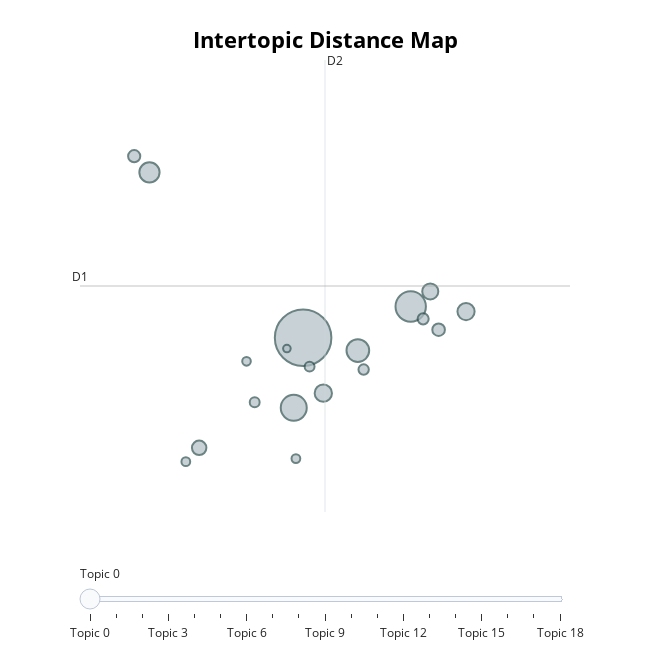

Notebook code for this chart:
### Markdown cell above
### Reducción de tópicos

Mapa con 20 tópicos del contenido de los tweets:

### Code cell
# reduce the number of topics
topic_model.reduce_topics(docs, nr_topics=20)

# visualize topics
topic_model.visualize_topics()

### Figure 1 — Plotly figure (JSON) as saved in the notebook; plotly's stock layout.template omitted (floating-point values rounded to 4 significant figures)
{"data": [{"customdata": [[0, "gordo | vos | sos | vieja | vas", 1164], [1, "votar | dictadura | voto | milei | mierda", 336], [2, "gorila | parásito | gorilas | rata | ratas", 246], [3, "mental | periodista | periodismo | periodistas | ignorante", 187], [4, "jajaja | huevos | huevo | orto | sos", 149], [5, "gato | gatos | gatito | mimoso | insaurralde", 109], [6, "sionista | israel | sionistas | palestinos | palestina", 107], [7, "argentina | argentinos | cuba | venezuela | argentino", 94], [8, "borracha | pija | drogas | alcohol | medicado", 76], [9, "delincuentes | ladrones | fraude | asesinos | justicia", 58], [10, "leche | limpiate | lavarte | lechoso | labios", 54], [11, "pobreza | inflación | inflacion | inseguridad | kk", 45], [12, "mujer | feminista | mujeres | feminismo | género", 39], [13, "laburo | buscar | honesto | trabajo | buscando", 36], [14, "olor | fumado | humo | vende | fuma", 36], [15, "hdp | hdmp | yegua | hdrmp | kkkk", 28], [16, "botox | aflojale | lagrimas | cara | ojo", 28], [17, "marido | puesto | cargo | vos | casta", 27], [18, "rodilleras | rodillas | preparando | olvides | gordito", 21]], "hovertemplate": "<b>Topic %{customdata[0]}</b><br>%{customdata[1]}<br>Size: %{customdata[2]}", "legendgroup": "", "marker": {"color": "#B0BEC5", "line": {"color": "DarkSlateGrey", "width": 2}, "size": [1164, 336, 246, 187, 149, 109, 107, 94, 76, 58, 54, 45, 39, 36, 36, 28, 28, 27, 21], "sizemode": "area", "sizeref": 0.7275, "symbol": "circle"}, "mode": "markers", "name": "", "orientation": "v", "showlegend": false, "type": "scatter", "x": [10.33, 12.43, 10.15, 11.4, 7.337, 10.72, 13.51, 12.81, 8.306, 12.97, 7.04, 12.67, 11.51, 10.46, 9.387, 10.19, 8.046, 9.228, 10.01], "xaxis": "x", "y": [8.538, 9.119, 7.236, 8.299, 11.61, 7.509, 9.024, 9.398, 6.493, 8.687, 11.91, 8.889, 7.947, 8.001, 7.341, 6.293, 6.236, 8.099, 8.337], "yaxis": "y"}], "layout": {"annotations": [{"showarrow": false, "text": "D1", "x": 5.984, "y": 9.499, "yshift": 10}, {"showarrow": false, "text": "D2", "x": 10.76, "xshift": 10, "y": 13.7}], "height": 650, "hoverlabel": {"bgcolor": "white", "font": {"family": "Rockwell", "size": 16}}, "legend": {"itemsizing": "constant", "tracegroupgap": 0}, "margin": {"t": 60}, "shapes": [{"line": {"color": "#CFD8DC", "width": 2}, "type": "line", "x0": 10.76, "x1": 10.76, "y0": 5.301, "y1": 13.7}, {"line": {"color": "#9E9E9E", "width": 2}, "type": "line", "x0": 5.984, "x1": 15.53, "y0": 9.499, "y1": 9.499}], "sliders": [{"active": 0, "pad": {"t": 50}, "steps": [{"args": [{"marker.color": [["red", "#B0BEC5", "#B0BEC5", "#B0BEC5", "#B0BEC5", "#B0BEC5", "#B0BEC5", "#B0BEC5", "#B0BEC5", "#B0BEC5", "#B0BEC5", "#B0BEC5", "#B0BEC5", "#B0BEC5", "#B0BEC5", "#B0BEC5", "#B0BEC5", "#B0BEC5", "#B0BEC5"]]}], "label": "Topic 0", "method": "update"}, {"args": [{"marker.color": [["#B0BEC5", "red", "#B0BEC5", "#B0BEC5", "#B0BEC5", "#B0BEC5", "#B0BEC5", "#B0BEC5", "#B0BEC5", "#B0BEC5", "#B0BEC5", "#B0BEC5", "#B0BEC5", "#B0BEC5", "#B0BEC5", "#B0BEC5", "#B0BEC5", "#B0BEC5", "#B0BEC5"]]}], "label": "Topic 1", "method": "update"}, {"args": [{"marker.color": [["#B0BEC5", "#B0BEC5", "red", "#B0BEC5", "#B0BEC5", "#B0BEC5", "#B0BEC5", "#B0BEC5", "#B0BEC5", "#B0BEC5", "#B0BEC5", "#B0BEC5", "#B0BEC5", "#B0BEC5", "#B0BEC5", "#B0BEC5", "#B0BEC5", "#B0BEC5", "#B0BEC5"]]}], "label": "Topic 2", "method": "update"}, {"args": [{"marker.color": [["#B0BEC5", "#B0BEC5", "#B0BEC5", "red", "#B0BEC5", "#B0BEC5", "#B0BEC5", "#B0BEC5", "#B0BEC5", "#B0BEC5", "#B0BEC5", "#B0BEC5", "#B0BEC5", "#B0BEC5", "#B0BEC5", "#B0BEC5", "#B0BEC5", "#B0BEC5", "#B0BEC5"]]}], "label": "Topic 3", "method": "update"}, {"args": [{"marker.color": [["#B0BEC5", "#B0BEC5", "#B0BEC5", "#B0BEC5", "red", "#B0BEC5", "#B0BEC5", "#B0BEC5", "#B0BEC5", "#B0BEC5", "#B0BEC5", "#B0BEC5", "#B0BEC5", "#B0BEC5", "#B0BEC5", "#B0BEC5", "#B0BEC5", "#B0BEC5", "#B0BEC5"]]}], "label": "Topic 4", "method": "update"}, {"args": [{"marker.color": [["#B0BEC5", "#B0BEC5", "#B0BEC5", "#B0BEC5", "#B0BEC5", "red", "#B0BEC5", "#B0BEC5", "#B0BEC5", "#B0BEC5", "#B0BEC5", "#B0BEC5", "#B0BEC5", "#B0BEC5", "#B0BEC5", "#B0BEC5", "#B0BEC5", "#B0BEC5", "#B0BEC5"]]}], "label": "Topic 5", "method": "update"}, {"args": [{"marker.color": [["#B0BEC5", "#B0BEC5", "#B0BEC5", "#B0BEC5", "#B0BEC5", "#B0BEC5", "red", "#B0BEC5", "#B0BEC5", "#B0BEC5", "#B0BEC5", "#B0BEC5", "#B0BEC5", "#B0BEC5", "#B0BEC5", "#B0BEC5", "#B0BEC5", "#B0BEC5", "#B0BEC5"]]}], "label": "Topic 6", "method": "update"}, {"args": [{"marker.color": [["#B0BEC5", "#B0BEC5", "#B0BEC5", "#B0BEC5", "#B0BEC5", "#B0BEC5", "#B0BEC5", "red", "#B0BEC5", "#B0BEC5", "#B0BEC5", "#B0BEC5", "#B0BEC5", "#B0BEC5", "#B0BEC5", "#B0BEC5", "#B0BEC5", "#B0BEC5", "#B0BEC5"]]}], "label": "Topic 7", "method": "update"}, {"args": [{"marker.color": [["#B0BEC5", "#B0BEC5", "#B0BEC5", "#B0BEC5", "#B0BEC5", "#B0BEC5", "#B0BEC5", "#B0BEC5", "red", "#B0BEC5", "#B0BEC5", "#B0BEC5", "#B0BEC5", "#B0BEC5", "#B0BEC5", "#B0BEC5", "#B0BEC5", "#B0BEC5", "#B0BEC5"]]}], "label": "Topic 8", "method": "update"}, {"args": [{"marker.color": [["#B0BEC5", "#B0BEC5", "#B0BEC5", "#B0BEC5", "#B0BEC5", "#B0BEC5", "#B0BEC5", "#B0BEC5", "#B0BEC5", "red", "#B0BEC5", "#B0BEC5", "#B0BEC5", "#B0BEC5", "#B0BEC5", "#B0BEC5", "#B0BEC5", "#B0BEC5", "#B0BEC5"]]}], "label": "Topic 9", "method": "update"}, {"args": [{"marker.color": [["#B0BEC5", "#B0BEC5", "#B0BEC5", "#B0BEC5", "#B0BEC5", "#B0BEC5", "#B0BEC5", "#B0BEC5", "#B0BEC5", "#B0BEC5", "red", "#B0BEC5", "#B0BEC5", "#B0BEC5", "#B0BEC5", "#B0BEC5", "#B0BEC5", "#B0BEC5", "#B0BEC5"]]}], "label": "Topic 10", "method": "update"}, {"args": [{"marker.color": [["#B0BEC5", "#B0BEC5", "#B0BEC5", "#B0BEC5", "#B0BEC5", "#B0BEC5", "#B0BEC5", "#B0BEC5", "#B0BEC5", "#B0BEC5", "#B0BEC5", "red", "#B0BEC5", "#B0BEC5", "#B0BEC5", "#B0BEC5", "#B0BEC5", "#B0BEC5", "#B0BEC5"]]}], "label": "Topic 11", "method": "update"}, {"args": [{"marker.color": [["#B0BEC5", "#B0BEC5", "#B0BEC5", "#B0BEC5", "#B0BEC5", "#B0BEC5", "#B0BEC5", "#B0BEC5", "#B0BEC5", "#B0BEC5", "#B0BEC5", "#B0BEC5", "red", "#B0BEC5", "#B0BEC5", "#B0BEC5", "#B0BEC5", "#B0BEC5", "#B0BEC5"]]}], "label": "Topic 12", "method": "update"}, {"args": [{"marker.color": [["#B0BEC5", "#B0BEC5", "#B0BEC5", "#B0BEC5", "#B0BEC5", "#B0BEC5", "#B0BEC5", "#B0BEC5", "#B0BEC5", "#B0BEC5", "#B0BEC5", "#B0BEC5", "#B0BEC5", "red", "#B0BEC5", "#B0BEC5", "#B0BEC5", "#B0BEC5", "#B0BEC5"]]}], "label": "Topic 13", "method": "update"}, {"args": [{"marker.color": [["#B0BEC5", "#B0BEC5", "#B0BEC5", "#B0BEC5", "#B0BEC5", "#B0BEC5", "#B0BEC5", "#B0BEC5", "#B0BEC5", "#B0BEC5", "#B0BEC5", "#B0BEC5", "#B0BEC5", "#B0BEC5", "red", "#B0BEC5", "#B0BEC5", "#B0BEC5", "#B0BEC5"]]}], "label": "Topic 14", "method": "update"}, {"args": [{"marker.color": [["#B0BEC5", "#B0BEC5", "#B0BEC5", "#B0BEC5", "#B0BEC5", "#B0BEC5", "#B0BEC5", "#B0BEC5", "#B0BEC5", "#B0BEC5", "#B0BEC5", "#B0BEC5", "#B0BEC5", "#B0BEC5", "#B0BEC5", "red", "#B0BEC5", "#B0BEC5", "#B0BEC5"]]}], "label": "Topic 15", "method": "update"}, {"args": [{"marker.color": [["#B0BEC5", "#B0BEC5", "#B0BEC5", "#B0BEC5", "#B0BEC5", "#B0BEC5", "#B0BEC5", "#B0BEC5", "#B0BEC5", "#B0BEC5", "#B0BEC5", "#B0BEC5", "#B0BEC5", "#B0BEC5", "#B0BEC5", "#B0BEC5", "red", "#B0BEC5", "#B0BEC5"]]}], "label": "Topic 16", "method": "update"}, {"args": [{"marker.color": [["#B0BEC5", "#B0BEC5", "#B0BEC5", "#B0BEC5", "#B0BEC5", "#B0BEC5", "#B0BEC5", "#B0BEC5", "#B0BEC5", "#B0BEC5", "#B0BEC5", "#B0BEC5", "#B0BEC5", "#B0BEC5", "#B0BEC5", "#B0BEC5", "#B0BEC5", "red", "#B0BEC5"]]}], "label": "Topic 17", "method": "update"}, {"args": [{"marker.color": [["#B0BEC5", "#B0BEC5", "#B0BEC5", "#B0BEC5", "#B0BEC5", "#B0BEC5", "#B0BEC5", "#B0BEC5", "#B0BEC5", "#B0BEC5", "#B0BEC5", "#B0BEC5", "#B0BEC5", "#B0BEC5", "#B0BEC5", "#B0BEC5", "#B0BEC5", "#B0BEC5", "red"]]}], "label": "Topic 18", "method": "update"}]}], "title": {"font": {"color": "Black", "size": 22}, "text": "<b>Intertopic Distance Map</b>", "x": 0.5, "xanchor": "center", "y": 0.95, "yanchor": "top"}, "width": 650, "xaxis": {"anchor": "y", "domain": [0, 1], "range": [5.984, 15.53], "title": {"text": ""}, "visible": false}, "yaxis": {"anchor": "x", "domain": [0, 1], "range": [5.301, 13.7], "title": {"text": ""}, "visible": false}}}
